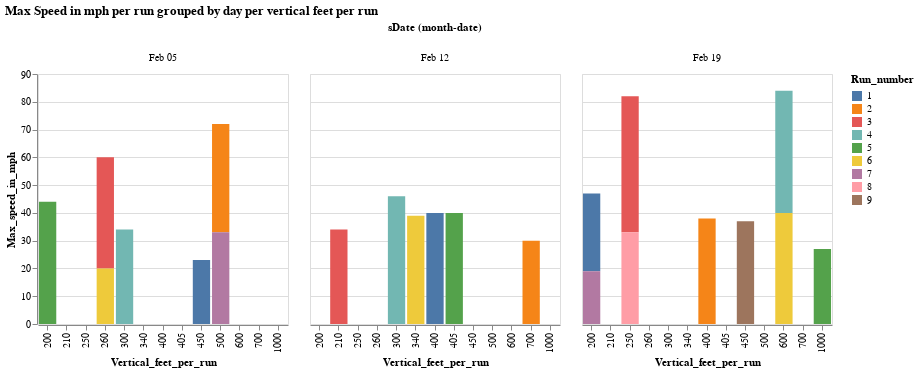

The notebook cell saved with this chart:
### Code cell
alt.Chart(df).mark_bar().encode(
    x="Vertical_feet_per_run:O",
    y='Max_speed_in_mph:Q',
    column='monthdate(sDate):N',
    color='Run_number:N'
).properties(width=250, height=250, title="Max Speed in mph per run grouped by day per vertical feet per run").interactive()

### Figure 1 — Vega-Lite specification as saved in the notebook (floating-point values rounded to 4 significant figures)
{"config": {"view": {"continuousWidth": 400, "continuousHeight": 300}}, "data": {"name": "data-0e0751e05bee03397e04ca1bd138d4cf"}, "mark": "bar", "encoding": {"color": {"field": "Run_number", "type": "nominal"}, "column": {"field": "sDate", "timeUnit": "monthdate", "type": "nominal"}, "x": {"field": "Vertical_feet_per_run", "type": "ordinal"}, "y": {"field": "Max_speed_in_mph", "type": "quantitative"}}, "height": 250, "selection": {"selector031": {"type": "interval", "bind": "scales", "encodings": ["x", "y"]}}, "title": "Max Speed in mph per run grouped by day per vertical feet per run", "width": 250, "$schema": "https://vega.github.io/schema/vega-lite/v4.17.0.json", "datasets": {"data-0e0751e05bee03397e04ca1bd138d4cf": [{"Date": "2022-02-05T00:00:00", "Run_number": 1, "Vertical_feet_per_run": 450, "Distance_miles": 0.8, "Max_speed_in_mph": 23, "sDate": "05 Feb 2022", "sno": 0, "img": "https://raw.githubusercontent.com/sushmaakoju/skiing-data-visualization/main/skiing-img.png"}, {"Date": "2022-02-05T00:00:00", "Run_number": 2, "Vertical_feet_per_run": 500, "Distance_miles": 1.1, "Max_speed_in_mph": 39, "sDate": "05 Feb 2022", "sno": 1, "img": "https://raw.githubusercontent.com/sushmaakoju/skiing-data-visualization/main/skiing-img.png"}, {"Date": "2022-02-05T00:00:00", "Run_number": 3, "Vertical_feet_per_run": 260, "Distance_miles": 0.5, "Max_speed_in_mph": 40, "sDate": "05 Feb 2022", "sno": 2, "img": "https://raw.githubusercontent.com/sushmaakoju/skiing-data-visualization/main/skiing-img.png"}, {"Date": "2022-02-05T00:00:00", "Run_number": 4, "Vertical_feet_per_run": 300, "Distance_miles": 0.7, "Max_speed_in_mph": 34, "sDate": "05 Feb 2022", "sno": 3, "img": "https://raw.githubusercontent.com/sushmaakoju/skiing-data-visualization/main/skiing-img.png"}, {"Date": "2022-02-05T00:00:00", "Run_number": 5, "Vertical_feet_per_run": 200, "Distance_miles": 0.6, "Max_speed_in_mph": 44, "sDate": "05 Feb 2022", "sno": 4, "img": "https://raw.githubusercontent.com/sushmaakoju/skiing-data-visualization/main/skiing-img.png"}, {"Date": "2022-02-05T00:00:00", "Run_number": 6, "Vertical_feet_per_run": 260, "Distance_miles": 1.2, "Max_speed_in_mph": 20, "sDate": "05 Feb 2022", "sno": 5, "img": "https://raw.githubusercontent.com/sushmaakoju/skiing-data-visualization/main/skiing-img.png"}, {"Date": "2022-02-05T00:00:00", "Run_number": 7, "Vertical_feet_per_run": 500, "Distance_miles": 1.1, "Max_speed_in_mph": 33, "sDate": "05 Feb 2022", "sno": 6, "img": "https://raw.githubusercontent.com/sushmaakoju/skiing-data-visualization/main/skiing-img.png"}, {"Date": "2022-02-12T00:00:00", "Run_number": 1, "Vertical_feet_per_run": 400, "Distance_miles": 0.8, "Max_speed_in_mph": 40, "sDate": "12 Feb 2022", "sno": 7, "img": "https://raw.githubusercontent.com/sushmaakoju/skiing-data-visualization/main/skiing-img.png"}, {"Date": "2022-02-12T00:00:00", "Run_number": 2, "Vertical_feet_per_run": 700, "Distance_miles": 1.0, "Max_speed_in_mph": 30, "sDate": "12 Feb 2022", "sno": 8, "img": "https://raw.githubusercontent.com/sushmaakoju/skiing-data-visualization/main/skiing-img.png"}, {"Date": "2022-02-12T00:00:00", "Run_number": 3, "Vertical_feet_per_run": 210, "Distance_miles": 0.7, "Max_speed_in_mph": 34, "sDate": "12 Feb 2022", "sno": 9, "img": "https://raw.githubusercontent.com/sushmaakoju/skiing-data-visualization/main/skiing-img.png"}, {"Date": "2022-02-12T00:00:00", "Run_number": 4, "Vertical_feet_per_run": 300, "Distance_miles": 0.9, "Max_speed_in_mph": 46, "sDate": "12 Feb 2022", "sno": 10, "img": "https://raw.githubusercontent.com/sushmaakoju/skiing-data-visualization/main/skiing-img.png"}, {"Date": "2022-02-12T00:00:00", "Run_number": 5, "Vertical_feet_per_run": 405, "Distance_miles": 1.6, "Max_speed_in_mph": 40, "sDate": "12 Feb 2022", "sno": 11, "img": "https://raw.githubusercontent.com/sushmaakoju/skiing-data-visualization/main/skiing-img.png"}, {"Date": "2022-02-12T00:00:00", "Run_number": 6, "Vertical_feet_per_run": 340, "Distance_miles": 0.9, "Max_speed_in_mph": 39, "sDate": "12 Feb 2022", "sno": 12, "img": "https://raw.githubusercontent.com/sushmaakoju/skiing-data-visualization/main/skiing-img.png"}, {"Date": "2022-02-19T00:00:00", "Run_number": 1, "Vertical_feet_per_run": 200, "Distance_miles": 1.0, "Max_speed_in_mph": 28, "sDate": "19 Feb 2022", "sno": 13, "img": "https://raw.githubusercontent.com/sushmaakoju/skiing-data-visualization/main/skiing-img.png"}, {"Date": "2022-02-19T00:00:00", "Run_number": 2, "Vertical_feet_per_run": 400, "Distance_miles": 1.0, "Max_speed_in_mph": 38, "sDate": "19 Feb 2022", "sno": 14, "img": "https://raw.githubusercontent.com/sushmaakoju/skiing-data-visualization/main/skiing-img.png"}, {"Date": "2022-02-19T00:00:00", "Run_number": 3, "Vertical_feet_per_run": 250, "Distance_miles": 0.9, "Max_speed_in_mph": 49, "sDate": "19 Feb 2022", "sno": 15, "img": "https://raw.githubusercontent.com/sushmaakoju/skiing-data-visualization/main/skiing-img.png"}, {"Date": "2022-02-19T00:00:00", "Run_number": 4, "Vertical_feet_per_run": 600, "Distance_miles": 2.0, "Max_speed_in_mph": 44, "sDate": "19 Feb 2022", "sno": 16, "img": "https://raw.githubusercontent.com/sushmaakoju/skiing-data-visualization/main/skiing-img.png"}, {"Date": "2022-02-19T00:00:00", "Run_number": 5, "Vertical_feet_per_run": 1000, "Distance_miles": 1.8, "Max_speed_in_mph": 27, "sDate": "19 Feb 2022", "sno": 17, "img": "https://raw.githubusercontent.com/sushmaakoju/skiing-data-visualization/main/skiing-img.png"}, {"Date": "2022-02-19T00:00:00", "Run_number": 6, "Vertical_feet_per_run": 600, "Distance_miles": 2.0, "Max_speed_in_mph": 40, "sDate": "19 Feb 2022", "sno": 18, "img": "https://raw.githubusercontent.com/sushmaakoju/skiing-data-visualization/main/skiing-img.png"}, {"Date": "2022-02-19T00:00:00", "Run_number": 7, "Vertical_feet_per_run": 200, "Distance_miles": 0.7, "Max_speed_in_mph": 19, "sDate": "19 Feb 2022", "sno": 19, "img": "https://raw.githubusercontent.com/sushmaakoju/skiing-data-visualization/main/skiing-img.png"}, {"Date": "2022-02-19T00:00:00", "Run_number": 8, "Vertical_feet_per_run": 250, "Distance_miles": 0.9, "Max_speed_in_mph": 33, "sDate": "19 Feb 2022", "sno": 20, "img": "https://raw.githubusercontent.com/sushmaakoju/skiing-data-visualization/main/skiing-img.png"}, {"Date": "2022-02-19T00:00:00", "Run_number": 9, "Vertical_feet_per_run": 450, "Distance_miles": 1.0, "Max_speed_in_mph": 37, "sDate": "19 Feb 2022", "sno": 21, "img": "https://raw.githubusercontent.com/sushmaakoju/skiing-data-visualization/main/skiing-img.png"}]}}
